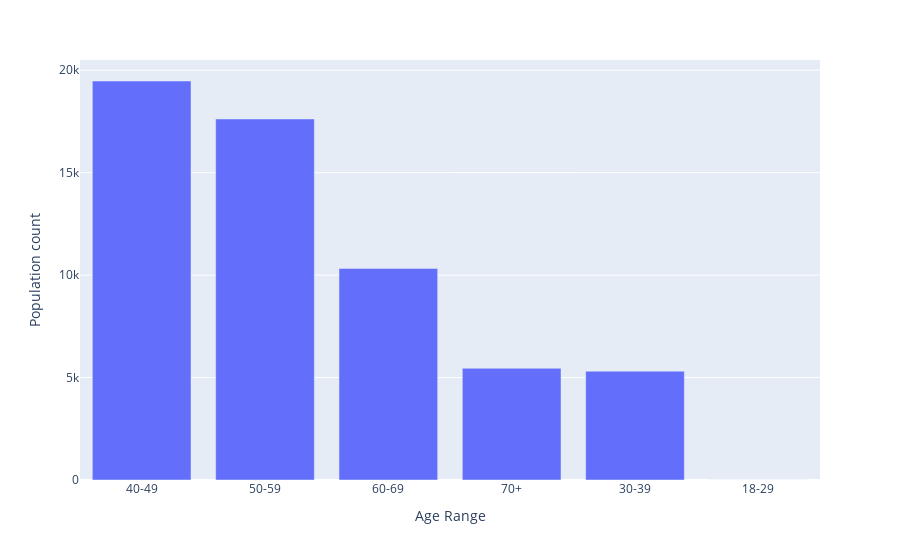

The notebook cell saved with this chart:
### Markdown cell above
#### Age Distribution

### Code cell
bins = [18, 30, 40, 50, 60, 70, 120]
labels = ['18-29', '30-39', '40-49', '50-59', '60-69', '70+']
df['agerange'] = pd.cut(df.Age, bins, labels = labels,include_lowest = True)

age_distribution = df['agerange'].value_counts().to_frame().reset_index()

age_distribution.columns = ['Age Range','Population count']

fig = px.bar(age_distribution, x='Age Range', y='Population count')
fig.show()

### Figure 1 — Plotly figure (JSON) as saved in the notebook; plotly's stock layout.template omitted (floating-point values rounded to 4 significant figures)
{"data": [{"alignmentgroup": "True", "hovertemplate": "Age Range=%{x}<br>Population count=%{y}<extra></extra>", "legendgroup": "", "marker": {"color": "#636efa", "pattern": {"shape": ""}}, "name": "", "offsetgroup": "", "orientation": "v", "showlegend": false, "textposition": "auto", "type": "bar", "x": ["40-49", "50-59", "60-69", "70+", "30-39", "18-29"], "xaxis": "x", "y": [19475, 17621, 10328, 5452, 5313, 0], "yaxis": "y"}], "layout": {"barmode": "relative", "legend": {"tracegroupgap": 0}, "margin": {"t": 60}, "xaxis": {"anchor": "y", "domain": [0, 1], "title": {"text": "Age Range"}}, "yaxis": {"anchor": "x", "domain": [0, 1], "title": {"text": "Population count"}}}}
